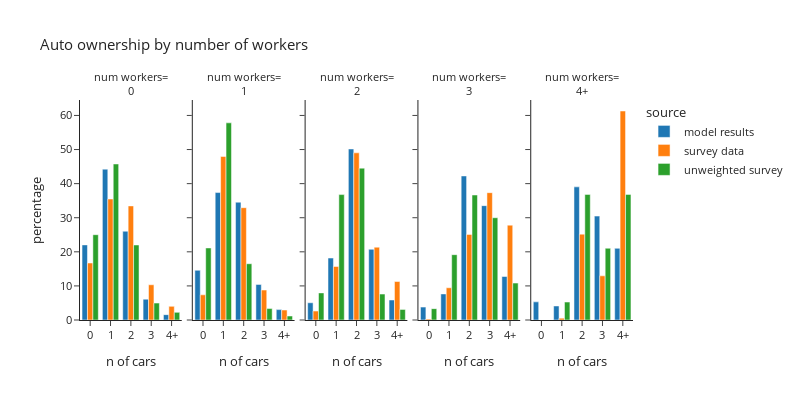

The cell this chart's notebook holds for it:
### Code cell
plot_auto(hh_data,'num_workers_simple','number of workers','num workers')

### Figure 1 — Plotly figure (JSON) as saved in the notebook; plotly's stock layout.template omitted (floating-point values rounded to 4 significant figures)
{"data": [{"alignmentgroup": "True", "hovertemplate": "source=model results<br>num_workers_simple=0<br>auto_ownership_simple=%{x}<br>percentage=%{y}<extra></extra>", "legendgroup": "model results", "marker": {"color": "#1F77B4", "pattern": {"shape": ""}}, "name": "model results", "offsetgroup": "model results", "orientation": "v", "showlegend": true, "textposition": "auto", "type": "bar", "x": ["0", "1", "2", "3", "4+"], "xaxis": "x", "y": [22.03, 44.25, 26.04, 6.114, 1.569], "yaxis": "y"}, {"alignmentgroup": "True", "hovertemplate": "source=model results<br>num_workers_simple=1<br>auto_ownership_simple=%{x}<br>percentage=%{y}<extra></extra>", "legendgroup": "model results", "marker": {"color": "#1F77B4", "pattern": {"shape": ""}}, "name": "model results", "offsetgroup": "model results", "orientation": "v", "showlegend": false, "textposition": "auto", "type": "bar", "x": ["0", "1", "2", "3", "4+"], "xaxis": "x2", "y": [14.58, 37.38, 34.55, 10.44, 3.045], "yaxis": "y2"}, {"alignmentgroup": "True", "hovertemplate": "source=model results<br>num_workers_simple=2<br>auto_ownership_simple=%{x}<br>percentage=%{y}<extra></extra>", "legendgroup": "model results", "marker": {"color": "#1F77B4", "pattern": {"shape": ""}}, "name": "model results", "offsetgroup": "model results", "orientation": "v", "showlegend": false, "textposition": "auto", "type": "bar", "x": ["0", "1", "2", "3", "4+"], "xaxis": "x3", "y": [5.057, 18.17, 50.16, 20.74, 5.868], "yaxis": "y3"}, {"alignmentgroup": "True", "hovertemplate": "source=model results<br>num_workers_simple=3<br>auto_ownership_simple=%{x}<br>percentage=%{y}<extra></extra>", "legendgroup": "model results", "marker": {"color": "#1F77B4", "pattern": {"shape": ""}}, "name": "model results", "offsetgroup": "model results", "orientation": "v", "showlegend": false, "textposition": "auto", "type": "bar", "x": ["0", "1", "2", "3", "4+"], "xaxis": "x4", "y": [3.783, 7.65, 42.26, 33.55, 12.76], "yaxis": "y4"}, {"alignmentgroup": "True", "hovertemplate": "source=model results<br>num_workers_simple=4+<br>auto_ownership_simple=%{x}<br>percentage=%{y}<extra></extra>", "legendgroup": "model results", "marker": {"color": "#1F77B4", "pattern": {"shape": ""}}, "name": "model results", "offsetgroup": "model results", "orientation": "v", "showlegend": false, "textposition": "auto", "type": "bar", "x": ["0", "1", "2", "3", "4+"], "xaxis": "x5", "y": [5.319, 4.118, 39.05, 30.48, 21.03], "yaxis": "y5"}, {"alignmentgroup": "True", "hovertemplate": "source=survey data<br>num_workers_simple=0<br>auto_ownership_simple=%{x}<br>percentage=%{y}<extra></extra>", "legendgroup": "survey data", "marker": {"color": "#FF7F0E", "pattern": {"shape": ""}}, "name": "survey data", "offsetgroup": "survey data", "orientation": "v", "showlegend": true, "textposition": "auto", "type": "bar", "x": ["0", "1", "2", "3", "4+"], "xaxis": "x", "y": [16.72, 35.48, 33.46, 10.33, 4.003], "yaxis": "y"}, {"alignmentgroup": "True", "hovertemplate": "source=survey data<br>num_workers_simple=1<br>auto_ownership_simple=%{x}<br>percentage=%{y}<extra></extra>", "legendgroup": "survey data", "marker": {"color": "#FF7F0E", "pattern": {"shape": ""}}, "name": "survey data", "offsetgroup": "survey data", "orientation": "v", "showlegend": false, "textposition": "auto", "type": "bar", "x": ["0", "1", "2", "3", "4+"], "xaxis": "x2", "y": [7.386, 47.97, 32.94, 8.783, 2.921], "yaxis": "y2"}, {"alignmentgroup": "True", "hovertemplate": "source=survey data<br>num_workers_simple=2<br>auto_ownership_simple=%{x}<br>percentage=%{y}<extra></extra>", "legendgroup": "survey data", "marker": {"color": "#FF7F0E", "pattern": {"shape": ""}}, "name": "survey data", "offsetgroup": "survey data", "orientation": "v", "showlegend": false, "textposition": "auto", "type": "bar", "x": ["0", "1", "2", "3", "4+"], "xaxis": "x3", "y": [2.619, 15.7, 49.04, 21.36, 11.28], "yaxis": "y3"}, {"alignmentgroup": "True", "hovertemplate": "source=survey data<br>num_workers_simple=3<br>auto_ownership_simple=%{x}<br>percentage=%{y}<extra></extra>", "legendgroup": "survey data", "marker": {"color": "#FF7F0E", "pattern": {"shape": ""}}, "name": "survey data", "offsetgroup": "survey data", "orientation": "v", "showlegend": false, "textposition": "auto", "type": "bar", "x": ["0", "1", "2", "3", "4+"], "xaxis": "x4", "y": [0.2716, 9.451, 25.1, 37.35, 27.83], "yaxis": "y4"}, {"alignmentgroup": "True", "hovertemplate": "source=survey data<br>num_workers_simple=4+<br>auto_ownership_simple=%{x}<br>percentage=%{y}<extra></extra>", "legendgroup": "survey data", "marker": {"color": "#FF7F0E", "pattern": {"shape": ""}}, "name": "survey data", "offsetgroup": "survey data", "orientation": "v", "showlegend": false, "textposition": "auto", "type": "bar", "x": ["1", "2", "3", "4+"], "xaxis": "x5", "y": [0.549, 25.19, 12.96, 61.31], "yaxis": "y5"}, {"alignmentgroup": "True", "hovertemplate": "source=unweighted survey<br>num_workers_simple=0<br>auto_ownership_simple=%{x}<br>percentage=%{y}<extra></extra>", "legendgroup": "unweighted survey", "marker": {"color": "#2CA02C", "pattern": {"shape": ""}}, "name": "unweighted survey", "offsetgroup": "unweighted survey", "orientation": "v", "showlegend": true, "textposition": "auto", "type": "bar", "x": ["0", "1", "2", "3", "4+"], "xaxis": "x", "y": [25.02, 45.76, 22.01, 4.966, 2.24], "yaxis": "y"}, {"alignmentgroup": "True", "hovertemplate": "source=unweighted survey<br>num_workers_simple=1<br>auto_ownership_simple=%{x}<br>percentage=%{y}<extra></extra>", "legendgroup": "unweighted survey", "marker": {"color": "#2CA02C", "pattern": {"shape": ""}}, "name": "unweighted survey", "offsetgroup": "unweighted survey", "orientation": "v", "showlegend": false, "textposition": "auto", "type": "bar", "x": ["0", "1", "2", "3", "4+"], "xaxis": "x2", "y": [21.14, 57.84, 16.51, 3.353, 1.166], "yaxis": "y2"}, {"alignmentgroup": "True", "hovertemplate": "source=unweighted survey<br>num_workers_simple=2<br>auto_ownership_simple=%{x}<br>percentage=%{y}<extra></extra>", "legendgroup": "unweighted survey", "marker": {"color": "#2CA02C", "pattern": {"shape": ""}}, "name": "unweighted survey", "offsetgroup": "unweighted survey", "orientation": "v", "showlegend": false, "textposition": "auto", "type": "bar", "x": ["0", "1", "2", "3", "4+"], "xaxis": "x3", "y": [7.951, 36.79, 44.54, 7.605, 3.111], "yaxis": "y3"}, {"alignmentgroup": "True", "hovertemplate": "source=unweighted survey<br>num_workers_simple=3<br>auto_ownership_simple=%{x}<br>percentage=%{y}<extra></extra>", "legendgroup": "unweighted survey", "marker": {"color": "#2CA02C", "pattern": {"shape": ""}}, "name": "unweighted survey", "offsetgroup": "unweighted survey", "orientation": "v", "showlegend": false, "textposition": "auto", "type": "bar", "x": ["0", "1", "2", "3", "4+"], "xaxis": "x4", "y": [3.333, 19.17, 36.67, 30.0, 10.83], "yaxis": "y4"}, {"alignmentgroup": "True", "hovertemplate": "source=unweighted survey<br>num_workers_simple=4+<br>auto_ownership_simple=%{x}<br>percentage=%{y}<extra></extra>", "legendgroup": "unweighted survey", "marker": {"color": "#2CA02C", "pattern": {"shape": ""}}, "name": "unweighted survey", "offsetgroup": "unweighted survey", "orientation": "v", "showlegend": false, "textposition": "auto", "type": "bar", "x": ["1", "2", "3", "4+"], "xaxis": "x5", "y": [5.263, 36.84, 21.05, 36.84], "yaxis": "y5"}], "layout": {"annotations": [{"font": {}, "showarrow": false, "text": "num workers=<br>0", "x": 0.092, "xanchor": "center", "xref": "paper", "y": 1.0, "yanchor": "bottom", "yref": "paper"}, {"font": {}, "showarrow": false, "text": "num workers=<br>1", "x": 0.296, "xanchor": "center", "xref": "paper", "y": 1.0, "yanchor": "bottom", "yref": "paper"}, {"font": {}, "showarrow": false, "text": "num workers=<br>2", "x": 0.5, "xanchor": "center", "xref": "paper", "y": 1.0, "yanchor": "bottom", "yref": "paper"}, {"font": {}, "showarrow": false, "text": "num workers=<br>3", "x": 0.704, "xanchor": "center", "xref": "paper", "y": 1.0, "yanchor": "bottom", "yref": "paper"}, {"font": {}, "showarrow": false, "text": "num workers=<br>4+", "x": 0.908, "xanchor": "center", "xref": "paper", "y": 1.0, "yanchor": "bottom", "yref": "paper"}], "barmode": "group", "font": {"size": 11}, "height": 400, "legend": {"title": {"text": "source"}, "tracegroupgap": 0}, "title": {"text": "Auto ownership by number of workers"}, "width": 800, "xaxis": {"anchor": "y", "domain": [0.0, 0.184], "title": {"text": "n of cars"}}, "xaxis2": {"anchor": "y2", "domain": [0.204, 0.388], "matches": "x", "title": {"text": "n of cars"}}, "xaxis3": {"anchor": "y3", "domain": [0.408, 0.592], "matches": "x", "title": {"text": "n of cars"}}, "xaxis4": {"anchor": "y4", "domain": [0.612, 0.796], "matches": "x", "title": {"text": "n of cars"}}, "xaxis5": {"anchor": "y5", "domain": [0.816, 1.0], "matches": "x", "title": {"text": "n of cars"}}, "yaxis": {"anchor": "x", "domain": [0.0, 1.0], "title": {"text": "percentage"}}, "yaxis2": {"anchor": "x2", "domain": [0.0, 1.0], "matches": "y", "showticklabels": false}, "yaxis3": {"anchor": "x3", "domain": [0.0, 1.0], "matches": "y", "showticklabels": false}, "yaxis4": {"anchor": "x4", "domain": [0.0, 1.0], "matches": "y", "showticklabels": false}, "yaxis5": {"anchor": "x5", "domain": [0.0, 1.0], "matches": "y", "showticklabels": false}}}
